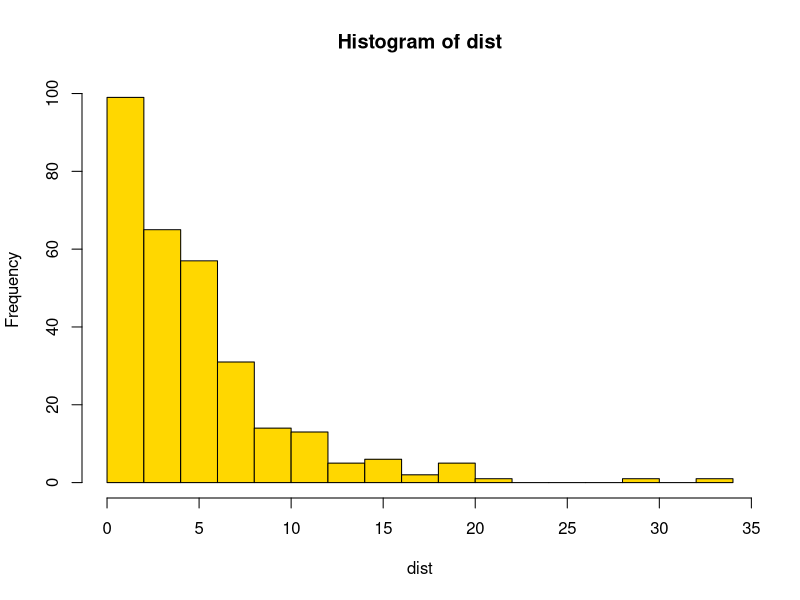
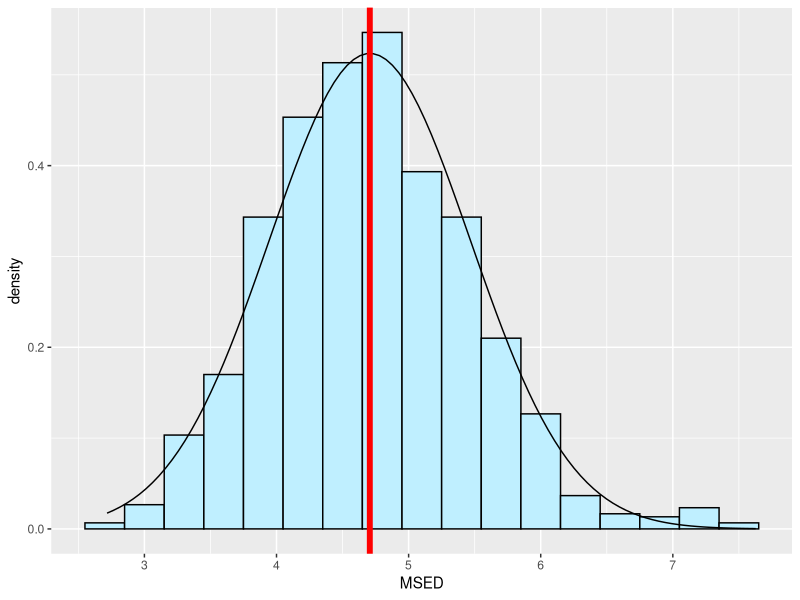
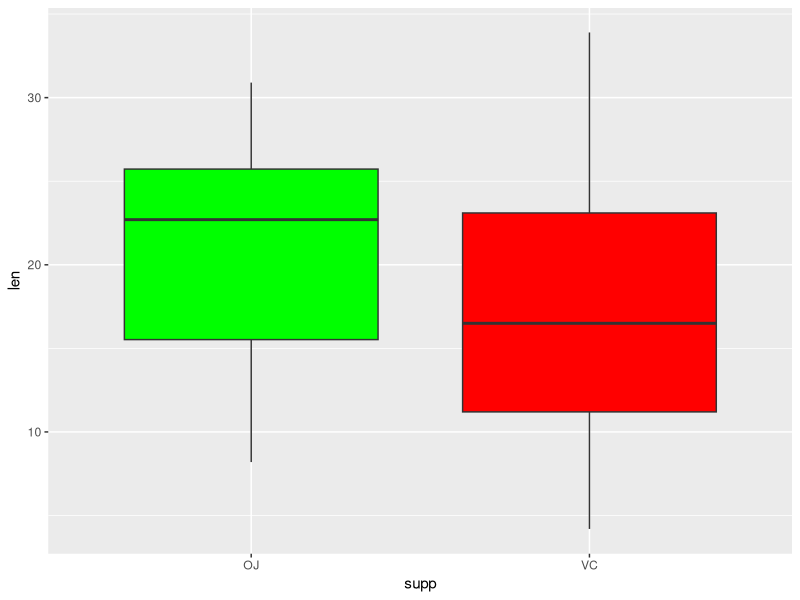
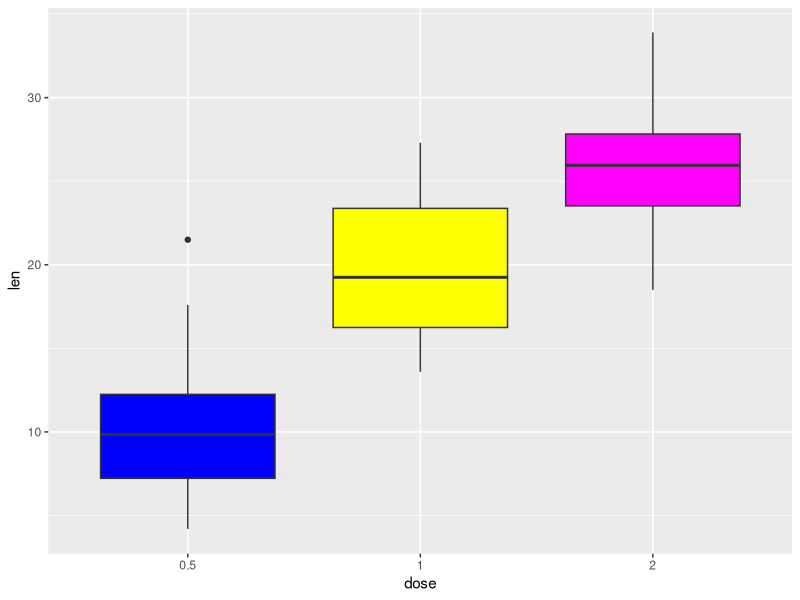

Write the R code that produced these figures, in order.
## ---- chunk 1
set.seed(100)
dist <- rexp(300,rate = .2)
hist( dist,breaks = 22,col="gold")  
## ---- chunk 2
nsim <- 1000
rexnum <- sample(dist,size = nsim*40,replace = TRUE)
#rexnum is now a vector that contains 400000 "exponential number".Let's reform it to a matrix
rexnumtx <- matrix(rexnum,nrow = 1000,ncol = 40)
#by taking the colmeans, we get a vector of 1000 length where each element is a mean number of 40 "exponetial number"
exp_mean_vect <- rowMeans(rexnumtx)
head(exp_mean_vect,100)
## ---- chunk 3
library(ggplot2)
ggplot(data = data.frame(MSED=exp_mean_vect),mapping = aes(x=MSED))+
    geom_histogram(fill="lightblue1",col="black",binwidth = .3,aes(y=stat(density)))+
    stat_function(fun = dnorm,args = list(mean = mean(exp_mean_vect), sd = sd(exp_mean_vect)))+geom_vline(xintercept = mean(exp_mean_vect),col="red",size=2)
## ---- chunk 4
cbind(mean(exp_mean_vect),1/.2)
cbind(sd(exp_mean_vect),1/.2/sqrt(40))
## ---- chunk 5
data("ToothGrowth")
str(ToothGrowth)
## ---- chunk 6
library(ggplot2)
ggplot(data = ToothGrowth,mapping = aes(x =supp,y= len))+geom_boxplot(fill=c("green","red"))
ggplot(data = ToothGrowth,mapping = aes(x =factor(dose,levels = c(.5,1,2)),y= len))+geom_boxplot(fill=c("blue","yellow","magenta"))+xlab("dose")
## ---- chunk 7
dt1 <- subset(ToothGrowth,supp=="VC",select = "len")
dt2 <- subset(ToothGrowth,supp=="OJ",select = "len")
difference <- dt2$len-dt1$len
t.test(dt2$len,dt1$len,paired = FALSE,var.equal = FALSE)
## ---- chunk 8
dt3 <- subset(ToothGrowth,dose==.5,select = "len")
dt4 <- subset(ToothGrowth,dose==1,select = "len")
dt5 <- subset(ToothGrowth,dose==2,select = "len")
t.test(dt3$len,dt4$len,paired = FALSE,var.equal = FALSE);t.test(dt4$len,dt5$len,paired = FALSE,var.equal = FALSE);t.test(dt3$len,dt5$len,paired = FALSE,var.equal = FALSE)
    
